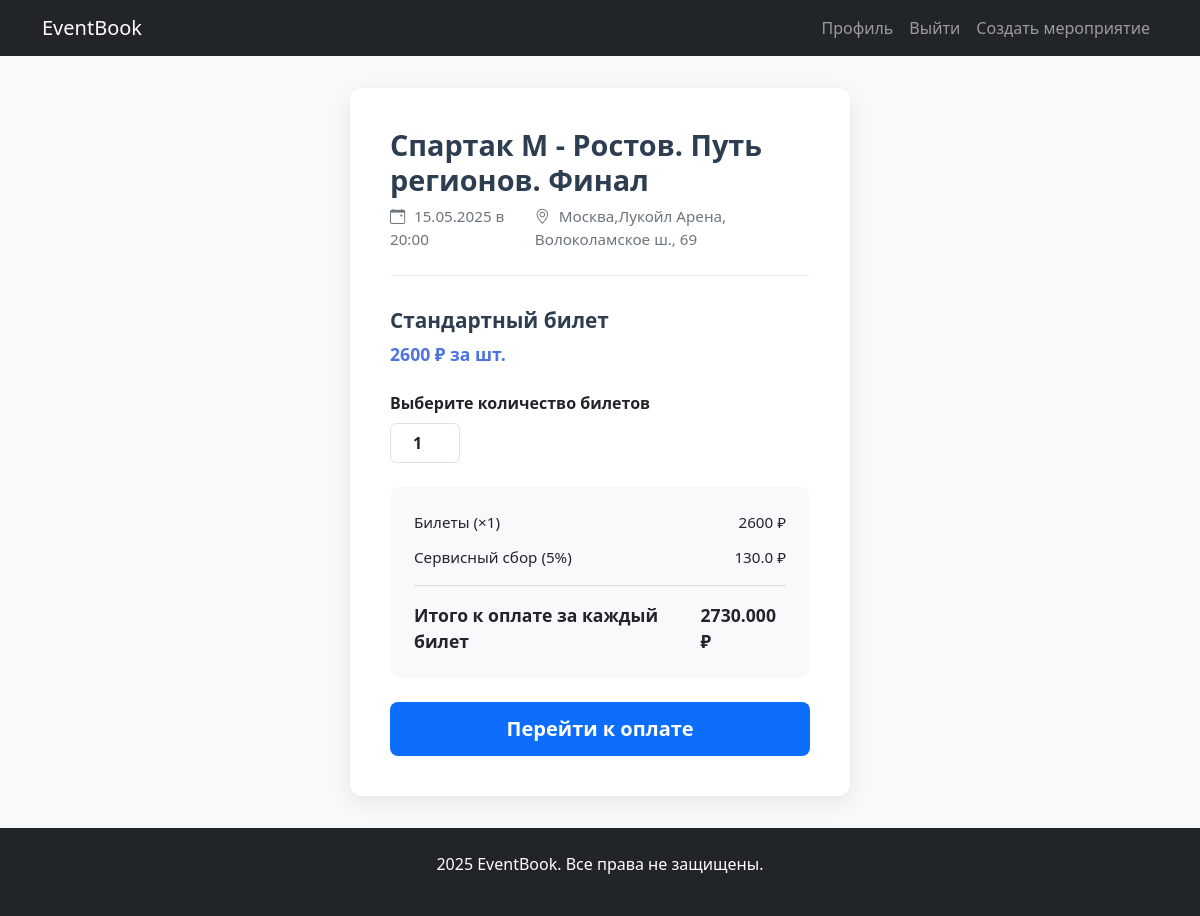
The app's page /event/buy/3 (signed in) with its own data.
### data/event.py (models this page shows)
class Event(SqlAlchemyBase, UserMixin, SerializerMixin):
    __tablename__ = 'events'
    id = sqlalchemy.Column(sqlalchemy.Integer, primary_key=True, autoincrement=True)
    name = sqlalchemy.Column(sqlalchemy.String, nullable=True)
    about = sqlalchemy.Column(sqlalchemy.String, nullable=True)
    path_to_file = sqlalchemy.Column(sqlalchemy.String, nullable=True)
    start_date = sqlalchemy.Column(sqlalchemy.DateTime, default=datetime.datetime.now)
    start_date_formatted = sqlalchemy.Column(sqlalchemy.String)
    city = sqlalchemy.Column(sqlalchemy.String, nullable=True)
    capacity_left = sqlalchemy.Column(sqlalchemy.Integer)
    price = sqlalchemy.Column(sqlalchemy.Integer)
    place = sqlalchemy.Column(sqlalchemy.String)
    hall_id = sqlalchemy.Column(sqlalchemy.Integer,
                                sqlalchemy.ForeignKey("halls.id"))
    hall = orm.relationship('ConcertHall')

### main.py (the view, shortened to what this page needs)
@user_blueprint.route('/event/buy/<int:id>', methods=['GET', 'POST'])
@login_required
def buy_ticket(id):
    db_sess = db_session.create_session()
    event = db_sess.query(Event).filter(Event.id == id).first()
    form = NumberOfTickets()
    return render_template('buy_ticket.html', event=event, form=form)

### forms/tickets.py
class NumberOfTickets(FlaskForm):
    number_of_tickets = IntegerField('Выберите количество билетов', validators=[DataRequired()])
    submit = SubmitField('Создать')

### data/db_session.py (called while the page is built)
def create_session() -> Session:
    global __factory
    return __factory()

### main.py (called while the page is built)
@login_manager.user_loader
def load_user(user_id):
    db_sess = db_session.create_session()
    return db_sess.query(User).get(user_id)

### templates/buy_ticket.html (shortened to what this page needs)
{% extends "base.html" %}
{% block content %}
<link rel="stylesheet" href="{{url_for('static', filename='css/buy_ticket.css')}}"/>
<div class="ticket-selection-container">
    <div class="ticket-selection-card">
        <div class="event-header">
            <h2 class="event-title">{{ event.name }}</h2>
            <div class="event-meta">
                <span><i class="bi bi-calendar-event"></i> {{ event.start_date.strftime('%d.%m.%Y в %H:%M') }}</span>
                <span><i class="bi bi-geo-alt"></i> {{ event.place }}</span>
            </div>
        </div>
        <div class="ticket-selection-form">
            <form action="" method="post" novalidate>
                <div class="ticket-type">
                    <h3>Стандартный билет</h3>
                    <p class="price">{{ event.price }} ₽ за шт.</p>
                    <div class="form-group">
                        {{ form.number_of_tickets.label(class="form-label") }}
                        <div class="quantity-selector">
                            {{ form.number_of_tickets(class="form-control quantity-input", value="1", min="1") }}
                        </div>
                    </div>
                </div>
                <div class="total-section">
                    <div class="total-row">
                        <span>Билеты (×<span id="quantity-display">1</span>)</span>
                        <span id="tickets-subtotal">{{ event.price }} ₽</span>
                    </div>
                    <div class="total-row">
                        <span>Сервисный сбор (5%)</span>
                        <span id="service-fee">{{ event.price * 0.05 }} ₽</span>
                    </div>
                    <div class="total-row grand-total">
                        <span>Итого к оплате за каждый билет</span>
                        <span id="grand-total">{{ "%.3f"|format(event.price * 1.05) }} ₽</span>
                    </div>
                </div>
                <div class="d-grid mt-4">
                    {{ form.submit(class="btn btn-primary btn-lg", value="Перейти к оплате") }}
                </div>
            </form>
        </div>
    </div>
</div>
{% endblock %}

### static/css/buy_ticket.css (style rules this page uses)
.ticket-selection-container { display: flex; justify-content: center; align-items: center; min-height: calc(100vh - 56px); padding: 2rem; background-color: #f8f9fa; }
.ticket-selection-card { background: white; border-radius: 12px; box-shadow: 0 6px 20px rgba(0, 0, 0, 0.08); padding: 2.5rem; width: 100%; max-width: 500px; }
.event-header { margin-bottom: 2rem; padding-bottom: 1.5rem; border-bottom: 1px solid #eee; }
.event-title { font-size: 1.8rem; font-weight: 700; color: #2c3e50; margin-bottom: 0.5rem; }
.event-meta { display: flex; gap: 1.5rem; color: #6c757d; font-size: 0.95rem; }
.event-meta i { margin-right: 0.3rem; }
.ticket-type { margin-bottom: 1.5rem; }
.ticket-type h3 { font-size: 1.3rem; font-weight: 600; color: #2c3e50; margin-bottom: 0.5rem; }
.price { font-size: 1.1rem; color: #4e73df; font-weight: 600; margin-bottom: 1.5rem; }
.form-group { margin-bottom: 1.5rem; }
.form-label { font-weight: 600; margin-bottom: 0.5rem; display: block; }
.quantity-selector { display: flex; align-items: center; gap: 0.5rem; }
.quantity-input { text-align: center; max-width: 70px; height: 40px; font-weight: 600; padding: 0.375rem 0.75rem; }
.total-section { background-color: #f8f9fa; border-radius: 10px; padding: 1.5rem; margin-bottom: 1.5rem; }
.total-row { display: flex; justify-content: space-between; margin-bottom: 0.75rem; font-size: 0.95rem; }
.total-row:last-child { margin-bottom: 0; }
.grand-total { font-weight: 600; font-size: 1.1rem; margin-top: 1rem; padding-top: 1rem; border-top: 1px solid #ddd; }
.btn-primary { border: none; padding: 0.75rem; font-weight: 600; transition: all 0.3s; }

### records on screen
Event: name "Спартак М - Ростов. Путь регионов. Финал", start_date "15.05.2025 в 20:00", place "Москва,Лукойл Арена, Волоколамское ш., 69", price "2600", event.price*0.05 "130.0", event.price*1.05 "2730.000"
